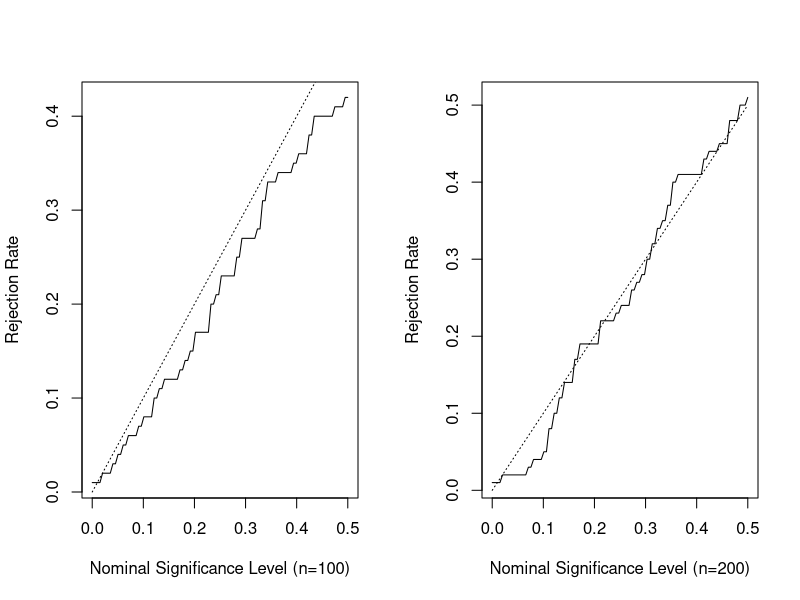

The R script that drew this image:
# From the intermediate results to the entries in Figure 4.

figure4 = read.csv("InterResult//Figure4//figure4.csv", skip = 1, header = FALSE)


pv=as.matrix(figure4[1])
fp100=as.matrix(figure4[2])
fp200=as.matrix(figure4[3])

postscript("results/figure4.eps", width = 12, height = 5, 
           horizontal = FALSE, paper = "special")

par(mfrow=c(1,2))
# Left panel of Figure 4
plot(pv,fp100,type="l",xlab="Nominal Significance Level (n=100)",ylab="Rejection Rate")
lines(pv,pv,lty=3)
# Right panel of Figure 4
plot(pv,fp200,type="l",xlab="Nominal Significance Level (n=200)",ylab="Rejection Rate")
lines(pv,pv,lty=3)


dev.off()
